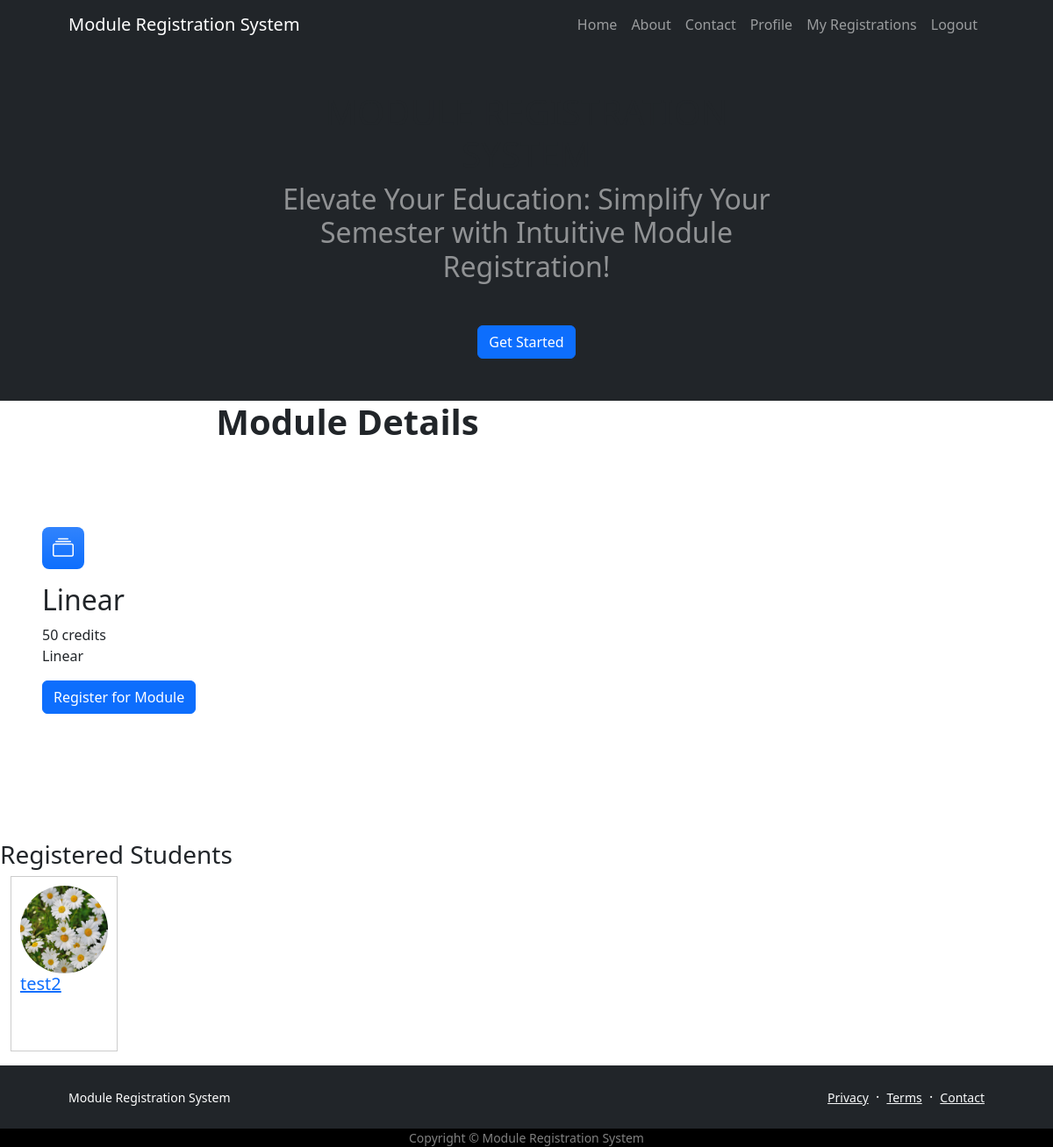
Before: /module/21 (signed in) with the older database file.
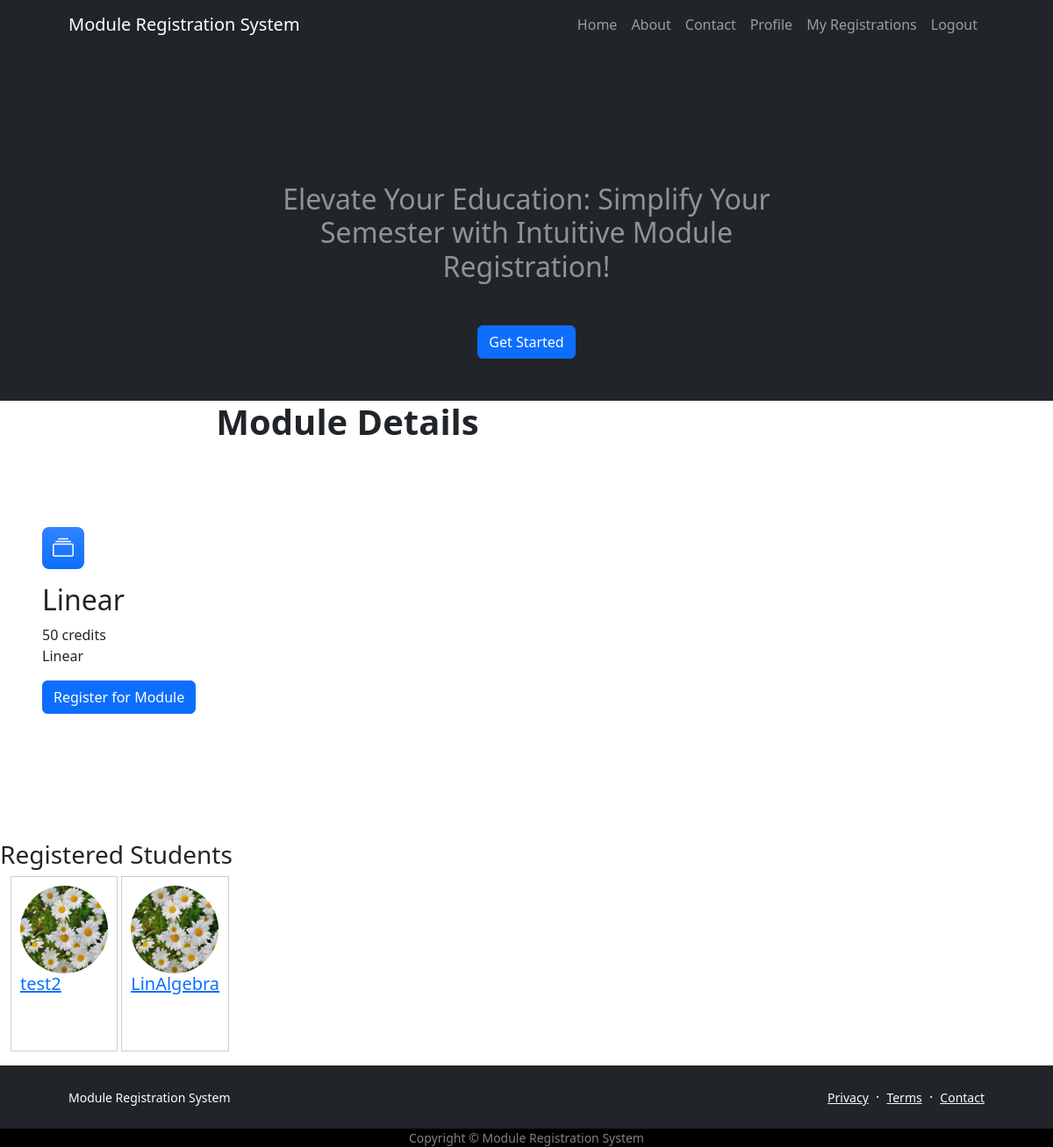
After: the same page with the newer database file.
### itreporting/models.py (models this page shows)
class Registration(models.Model):
    student = models.ForeignKey(User, related_name = 'registrations', on_delete = models.CASCADE)
    module = models.ForeignKey(Module, related_name = 'registrations', on_delete = models.CASCADE)
    date_of_registration = models.DateField(default = timezone.now)

### users/models.py (models this page shows, shortened)
class Profile(models.Model):
    user = models.OneToOneField(User, null = True, on_delete =models.CASCADE)
    date = models.DateField(default=timezone.now)
    image = models.ImageField(default = 'default.png', upload_to ='profile_pics')
    address = models.CharField(max_length=50, blank = True)
    city_town = models.CharField(max_length=255, blank=True)
    country = models.CharField(max_length=255, blank=True)

### itreporting/views.py (the view)
# urls.py: path('module/<int:pk>', PostDetailView.as_view(), name = 'module-detail'),
class PostDetailView(DetailView):
    model = Module
    template_name = 'itreporting/module_detail.html'
    context_object_name = 'module'
    def get_context_data(self, **kwargs):
        context = super().get_context_data(**kwargs)
        registrations = Registration.objects.filter(module=self.object)
        context.update({'title': 'Contact Us', 'registrations': registrations})
        if self.object.availability == 'Closed':
            context['module_closed'] = True
        return context

### itreporting/templates/itreporting/module_detail.html (shortened to what this page needs)
{% extends "itreporting/base.html" %}
{% block content %}
<body>
    <div class="container">
        <div class="row justify-content-center">
            <div class="col-lg-8 text-center">
                <h1 class="fw-bolder mb-0"> Module Details </h1>
            </div>
        </div>
    </div>
    {% if module_closed %}
        <p>This module is currently closed for registration.</p>
    {% else %}
        <section class="py-5" id="features">
            <div class="container px-5 my-5">
                <div class="row gx-5">
                    <div class="col-lg-8">
                        <div class="row gx-5 row-cols-1 row-cols-md-2">
                            <div class="col mb-5 h-100">
                                <div class="feature bg-primary bg-gradient text-white rounded-3 mb-3"><i class="bi bi-collection"></i></div>
                                <h2 class="article-title"> {{object.name}}</h2>
                                <p class="mb-0">{{ module.credit }} credits</p>
                                <p class="article-content">{{ module.description }}</p>
                                {% if user.is_authenticated %}
                                <form method="post" action="{% url 'itreporting:register_module' module.id %}">
                                    <button type="submit" class="btn btn-primary">Register for Module</button>
                                </form>
                                {% endif %}
                            </div>
                        </div>
                    </div>
                </div>
            </div>
        </section>
        {% if user.is_authenticated %}
        <h3>Registered Students</h3>
        <div class="container">
            <div class="col-lg-8">
                {% for registration in registrations %}
                    <div class="d-inline-block mr-3 mb-3 align-top" style="height: 200px; border: 1px solid #ccc; padding: 10px;">
                        <img class="rounded-circle account-img" src="{{user.profile.image.url}}" height="100" width="100">
                        <h2 class="h5"><a class="article-title" href="#">{{ registration.student }}</a></h2>
                    </div>
                {% endfor %}
            </div>
        </div>
    {% endif %}
{% endif %}
</body>
{% endblock content %}

Changed rows visible on the page:
added Registration: profile.image (picture), student "LinAlgebra"
